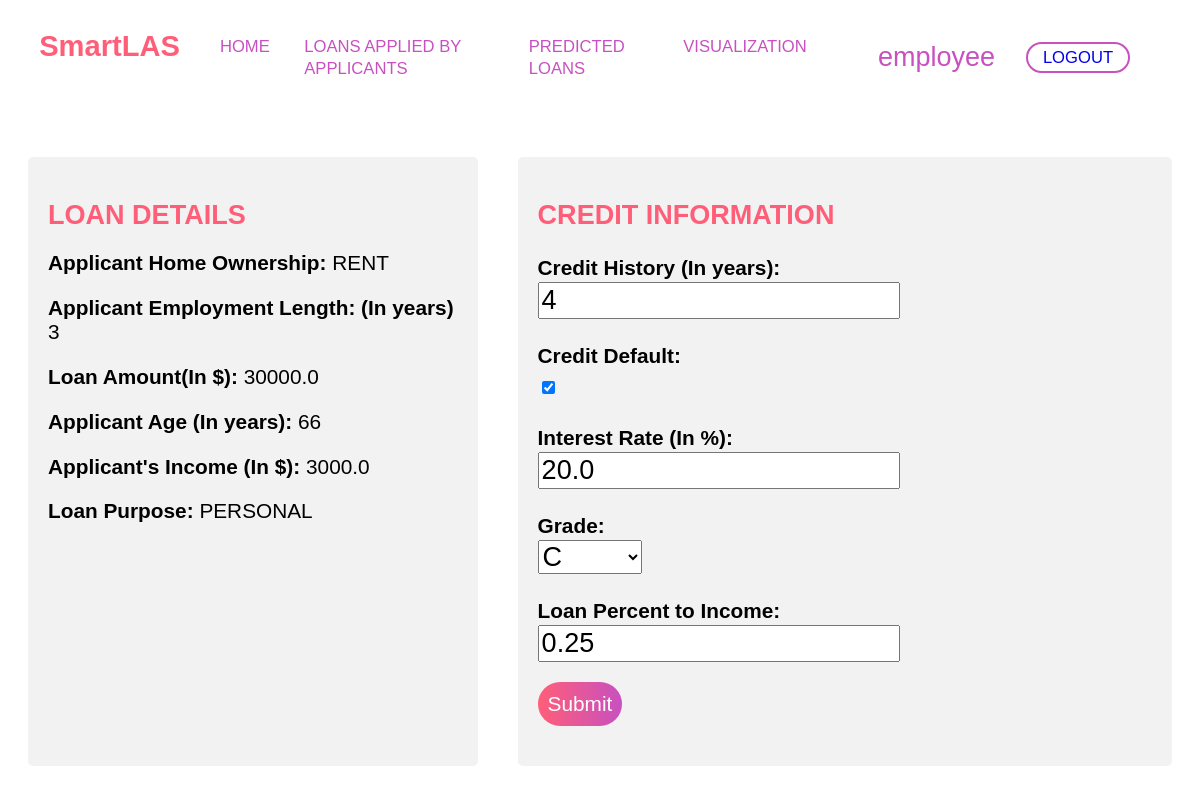
The app's page /loan-details/update/1008/ (signed in) with its own data.
### loan_approval/models.py (models this page shows)
class Loan(models.Model):
    OWNERSHIP_CHOICES = [('RENT','RENT'),
                         ('OWN','OWN'),
                         ('MORTGAGE','MORTGAGE'),
                         ('OTHER','OTHER')
                         ]
    INTENTIONS = [('PERSONAL','PERSONAL'),
                  ('EDUCATION','EDUCATION'),
                  ('MEDICAL','MEDICAL'),
                  ('VENTURE','VENTURE'),
                  ('HOMEIMPROVEMENT','HOMEIMPROVEMENT'),
                  ('DEBTCONSOLIDATION','DEBTCONSOLIDATION')
                  ]
    home_ownership = models.CharField(max_length=10,choices=OWNERSHIP_CHOICES)
    emp_length = models.PositiveIntegerField(validators=[MinValueValidator(0),
                                       MaxValueValidator(43)])
    loan_amount = models.FloatField(validators=[MinValueValidator(0.0),
                                       MaxValueValidator(40000.0)])
    person_age = models.PositiveIntegerField(validators=[MinValueValidator(18),
                                       MaxValueValidator(110)])
    income = models.FloatField(validators=[MinValueValidator(1000.0),
                                       MaxValueValidator(7000000.0)])
    loan_intent = models.CharField(max_length=20,choices=INTENTIONS)
    applicant_details = models.ForeignKey(Applicant, on_delete=models.CASCADE)
    managed_by = models.ForeignKey(Employee, on_delete=models.SET_NULL, null=True)

class LoanDetails(models.Model):
    LOAN_GRADES = [
        ("A","A"),
        ("B","B"),
        ("C","C"),
        ("D","D"),
        ("E","E"),
        ("F","F"),
        ("G","G")
    ]
    credit_history = models.PositiveIntegerField(validators=[MinValueValidator(2),
                                       MaxValueValidator(35)])
    credit_default = models.BooleanField()
    interest_rate = models.FloatField(validators=[MinValueValidator(4.0),
                                       MaxValueValidator(24.0)])
    grade = models.CharField(max_length=3, choices=LOAN_GRADES)
    loan_percent_to_income = models.FloatField(validators=[MinValueValidator(0.0),
                                       MaxValueValidator(0.84)])
    loan_request = models.OneToOneField(Loan, on_delete= models.CASCADE)

### loan_approval/views.py (the view, shortened to what this page needs)
# urls.py: path('loan-details/update/<int:pk>/',update_loan_details,name='loan_details_update'),
@login_required(login_url=reverse_lazy('loan_approval:user_login'))
def update_loan_details(request,pk):
    context = {}
    obj = get_object_or_404(LoanDetails, id = pk)
    context['home_ownership'] = obj.loan_request.home_ownership
    context['emp_length'] = obj.loan_request.emp_length
    context['loan_amount'] = obj.loan_request.loan_amount
    context['person_age'] = obj.loan_request.person_age
    context['income'] = obj.loan_request.income
    context['loan_intent'] = obj.loan_request.loan_intent
    if request.method == "GET":
        form = LoanDetailsModelForm(request.GET or None, instance = obj)
        context['form'] = form
        return render(request, 'loan_approval/loan_details_form.html',context)

### loan_approval/forms.py
class LoanDetailsModelForm(forms.ModelForm):
    class Meta:
        model = LoanDetails
        exclude = ['loan_request']

### loan_approval/templates/loan_approval/loan_details_form.html (shortened to what this page needs)
{% if user.is_authenticated %}
{% load static %}
<!DOCTYPE html>
<html lang="en">
<head>
    <link rel="stylesheet" href="{% static 'css/provide_loan_data_.css' %} ">
    <link rel="stylesheet" href="{% static 'css/style4.css' %}" />
    <link rel="stylesheet" href="{% static 'css/loan_request_.css'%}" />
</head>
<body>
  <nav>
    <div class="logos-section">
      <h2 class="logo">
        <a href="{% url 'loan_approval:index' %}">SmartLAS</a>
      </h2>
      <ul class="menu-items">
        {% if user.is_authenticated %} {% if user.applicant %}
        <li>
          <a href="{% url 'loan_approval:dashboard' %}">HOME</a>
        </li>
        <li>
          <a href="{% url 'loan_approval:loan_request' %}">APPLY</a>
        </li>
        <li>
          <a href="{% url 'loan_approval:applicant_loan_list' %}"
            >REQUESTED LOANS</a
          >
        </li>
        <li>
          <a href="{% url 'loan_approval:loans_details_list' %}"
            >VIEW LOAN APPROVALS</a
          >
        </li>
        {% elif user.employee %}
        <li>
          <a href="{% url 'loan_approval:dashboard' %}">HOME</a>
        </li>
        <li>
          <a href="{% url 'loan_approval:employee_loan_list' %}"
            >LOANS APPLIED BY APPLICANTS</a
          >
        </li>
        <li>
          <a href="{% url 'loan_approval:loans_details_list' %}"
            >PREDICTED LOANS</a
          >
        </li>
        <li>
          <a href="{% url 'loan_approval:visualize' %}">VISUALIZATION</a>
        </li>
        {% endif %} {% endif %}
      </ul>
    </div>
    <ul class="cta-btns">
      {% if user.is_authenticated %}
      <li>
        <div>{{request.user}}</div>
      </li>
      <li>
        <a class="cta-btns1" href="{% url 'loan_approval:user_logout' %}"
          >LOGOUT</a
        >
      </li>
      {% else %}
      <li>
        <a class="cta-btns1" href="{% url 'loan_approval:user_login' %}"
          >LOGIN</a
        >
      </li>
      {% endif %}
    </ul>
  </nav>
  {% if not user.is_superuser %}
  {% if user.is_staff %}
    <div class="mortgage-container">
        <div class="mortgage-details">
          <h2>LOAN DETAILS</h2>
          <p><b>Applicant Home Ownership:</b> {{home_ownership}}</p>
          <p><b>Applicant Employment Length: (In years)</b> {{emp_length}}</p>
          <p><b>Loan Amount(In $):</b> {{loan_amount}}</p>
          <p><b>Applicant Age (In years):</b> {{person_age}}</p>
          <p><b>Applicant's Income (In $):</b> {{income}}</p>
          <p><b>Loan Purpose:</b> {{loan_intent}}</p>
        </div>
        <div class="credit-form">
          <h2>CREDIT INFORMATION</h2>
          <form method="post">
            <div class="form-group">
              <label for="credit-history">Credit History (In years):</label><br>
              {{form.credit_history}}
            </div>
            <div class="form-group">
              <label for="credit-default">Credit Default:</label><br>
              {{form.credit_default}} <br>
            </div>
            <div class="form-group">
              <label for="interest-rate">Interest Rate (In %):</label><br>
              {{form.interest_rate}}
            </div>
            <div class="form-group">
              <label for="grade">Grade:</label><br>
              {{form.grade}}
            </div>
            <div class="form-group">
              <label for="loan-income-percent">Loan Percent to Income:</label><br>
              {{form.loan_percent_to_income}}
            </div>
            <div class="form-group">
              <button type="submit">Submit</button>
            </div>
          </form>
        </div>
      </div>
      {% else %}
<h3> 403 Error: Applicant and superadmin are not allowed to provide loan information.</h3>
{% endif %}
{% else %}
<h3> 403 Error: Applicant and superadmin are not allowed to provide loan information.</h3>
{% endif %}
</body>
</html>
{% endif  %}

### static/css/provide_loan_data_.css (style rules this page uses)
.mortgage-container { display: flex; }
.mortgage-details { flex: 1; padding: 20px; background-color: #f2f2f2; margin: 20px 20px 20px 20px; border-radius: 5px; }
.mortgage-details h2 { text-align: left; color: #ff5e78; font-weight: bold; margin-bottom: 20px; }
p { font-size: 1rem; }
b { font-size: 1rem; font-weight: bold; }
.credit-form { flex: 1.5; padding: 20px; margin: 20px 20px 20px 20px; border-radius: 5px; background-color: #f2f2f2; }
.credit-form h2 { text-align: left; color: #ff5e78; font-weight: bold; margin-bottom: 20px; }
.credit-form form { display: flex; flex-direction: column; }
.form-group { margin-bottom: 20px; }
label { font-size: 1rem; font-weight: bold; margin-bottom: 10px; }
button[type="submit"] { display: inline-block; font-size: 1rem; margin: auto; padding: 10px; text-align: left; background: linear-gradient(to right, #ff5e78, #c850c0); color: white; border: none; border-radius: 1.4rem; cursor: pointer; }

### static/css/style4.css (style rules this page uses)
* { font-family: "Poppins", sans-serif; font-size: 1.3rem; }
.logo a { font-size: 1.4rem; color: #ff5e78; text-decoration: none; }
li { list-style: none; }
nav, .cta-btns, .menu-items { display: flex; align-items: center; }
nav { margin: 0 1.5rem 1.5rem 1.5rem; justify-content: space-between; }
.logos-section { display: flex; }
.menu-items li, .cta-btns li { font-size: 0.9rem; margin-right: 1.5rem; color: #c850c0; }
.menu-items li a { position: relative; font-size: 0.8rem; margin-right: 1.5rem; color: #c850c0; text-decoration: none; }
.menu-items li a::after { content: ''; background: linear-gradient(to right, #ff5e78, #c850c0); height: 1.5px; width: 100%; left: 0; position: absolute; bottom: -5px; opacity: 0; transition: all 0.2s; pointer-events: none; }
.cta-btns1, .cta-btns2 { font-size: 0.8rem; text-decoration: none; border: 2px solid #c850c0; padding: 0.2rem 0.7rem; border-radius: 0.9rem; }

### static/css/loan_request_.css (style rules this page uses)
h2 { text-align: center; color: #ff5e78; }

### records on screen
Loan: home_ownership "RENT", loan_amount "30000.0", income "3000.0", loan_intent "PERSONAL"
LoanDetails: credit_history "4", credit_default "☑", interest_rate "20.0", grade "C", loan_percent_to_income "0.25"

### other values on screen
{{ request.user }} "employee"
{{ emp_length }} "3"
{{ person_age }} "66"
